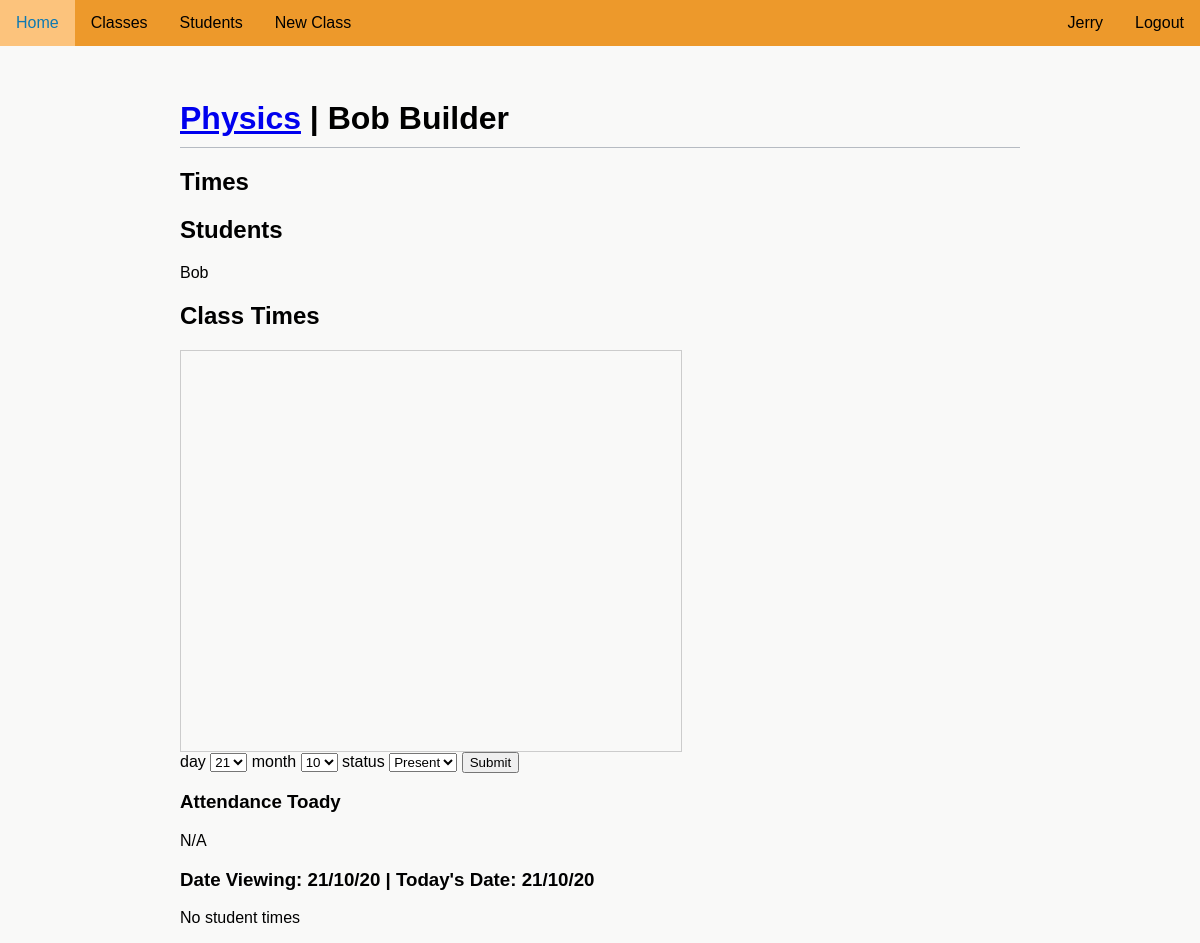
The page /account/16327/classes/PHY-1/295 (signed in) on the database its author committed.
### attendanceproject/models.py (models this page shows)
class User(UserMixin, db.Model):
    __tablename__ = "user"
    id = db.Column(db.Integer, unique=True, nullable=False, primary_key=True)
    fname = db.Column(db.Text(20), nullable=False)
    lname = db.Column(db.Text(20), nullable=False)
    user_code = db.Column(db.Text(8), nullable=False, unique=True)
    email = db.Column(db.Text(50), nullable=False, unique=True)
    password = db.Column(db.Text(90), nullable=False)
    auth = db.Column(db.Text(10), nullable=True)
    tags = db.relationship('Tag', backref='user_tag')
    subjects = db.relationship('UserSubject', back_populates='user')
    attnd_times = db.relationship('AttendanceTime', backref='subject_attnd_times')

class SubjectCode(db.Model):
    __tablename__ = "subject_code"
    id = db.Column(db.Integer, unique=True, nullable=False, primary_key=True)
    name = db.Column(db.Text(50), nullable=False)
    code = db.Column(db.Text(50), unique=True, nullable=False)
    join_code = db.Column(db.Text(10), unique=True, nullable=False)
    users = db.relationship('UserSubject', back_populates='subject')
    times = db.relationship('SubjectTimes', back_populates='subject')
    scanner = db.relationship('Scanner', back_populates='subject')

class UserSubject(db.Model):
    __tablename__ = "user_subject"
    id = db.Column(db.Integer, unique=True, nullable=False, primary_key=True)
    user_id = db.Column(db.Integer, db.ForeignKey('user.id')) # Foreign Key
    user_type = db.Column(db.Text(10), nullable=False) # Teacher or student relationship to class
    subject_id = db.Column(db.Integer, db.ForeignKey('subject_code.id')) # Foreign Key
    user = db.relationship('User', back_populates='subjects')
    subject = db.relationship('SubjectCode', back_populates='users')

### attendanceproject/routes.py (the view, shortened to what this page needs)
@app.route('/account/<user_code>/classes/<class_code>/<int:day>', methods=["GET", "POST"])
@login_required
def class_code(class_code, user_code, day):
    if day > 365:
        flash('Day number out of range')
        abort(404)
    subject = SubjectCode.query.filter_by(code=class_code).first()
    prev_next = {'next_day':url_for('class_code', class_code=class_code, user_code=user_code, day=day+1),
                 'prev_day':url_for('class_code', class_code=class_code, user_code=user_code, day=day-1),
                 'today':url_for('class_code', class_code=class_code, user_code=user_code, day=datetime.date.today().timetuple().tm_yday)}
    if not subject:
        flash('Class could not be found')
        return redirect(url_for('classes', user_code=current_user.user_code))
    user = User.query.filter_by(user_code=user_code).first()
    if user:
        total_days = day_num() - day
        current_date = datetime.date.today() - datetime.timedelta(days=total_days)
        if (current_user.auth in ['teacher', 'admin'] and class_code in
            [x.subject.code for x in current_user.subjects]) and user == current_user:
            check = check_class_date(subject_date=current_date, subject=subject)
            student_times = [] # Variable for the times of the students in the class
            students_in_class = 0 # Variable used to check if there are students in the class
            if 'student' in [user.user_type for user in subject.users]:
                students_in_class = 1
                for user in subject.users:
                    added_time = False
                    if user.user_type == 'student':
                        if user.user.attnd_times:
                            for t in user.user.attnd_times:
                                if t.time.date() == current_date and t.subject == subject.id:
                                    student_times.append((user.user, t.attnd_status))
                                    added_time = True
                                    break
                            if not added_time:
                                student_times.append((user.user, "N/A"))
                        else:
                            student_times.append((user.user, "N/A"))
            if check:
                return render_template("teacherclass.html", day_num=day_num(), subject=subject, user=current_user,
                                        days=CONSTANT_DAYS, students_in_class=students_in_class,
                                        current_date=current_date.strftime('%d/%m/%y'), student_times=student_times,
                                        time=check, week=current_week(current_date),
                                        day=CONSTANT_DAYS[current_date.isoweekday()-1], prev_next=prev_next,
                                        viewing_day=day)
            return render_template("teacherclass.html", day_num=day_num(), subject=subject, user=current_user,
                                    days=CONSTANT_DAYS, students_in_class=students_in_class,
                                    current_date=current_date.strftime('%d/%m/%y'), student_times=None,
                                    week=current_week(current_date), day=CONSTANT_DAYS[current_date.isoweekday()-1],
                                    prev_next=prev_next, viewing_day=day)
        elif current_user.auth in ['teacher', 'admin'] and user.auth == 'student':
            form = AddStudentAttndTime(day=current_date.day, month=current_date.month)
            class_times = get_class_dates(subject)
            user_attendance_times = AttendanceTime.query.filter_by(user=user.id, subject=subject.id).all()
            user_attendance_today = None
            for i in user_attendance_times:
                if i.time.date() == current_date:
                    user_attendance_today = i
            return render_template("teacherstudentclass.html", subject=subject, user=user, days=CONSTANT_DAYS, student_times=user_attendance_times, form=form,
                                    class_times=class_times, current_date=current_date.strftime('%d/%m/%y'), day=day, today_date=datetime.date.today().strftime('%d/%m/%y'),
                                    teacher=current_user, user_attendance_today=user_attendance_today)
        else:
            flash('You do not have access to this page')
            return redirect(url_for('classes', user_code=current_user.user_code))
    return render_template("teacherclass.html", subject=subject)

### attendanceproject/forms.py
class AddStudentAttndTime(FlaskForm):
    day = SelectField("Day", choices=[(x , x) for x in range(1, 32)], coerce=int)
    month = SelectField("Month", choices=[(x, x) for x in range(1, 13)], coerce=int)
    status = SelectField('Attendance Status', choices=[('present', 'Present'), ('late', 'Late'), ('absent', 'Absent')], coerce=str, validators=[InputRequired()])
    submit = SubmitField('Submit')

### attendanceproject/models.py (called while the page is built)
@login_manager.user_loader
def load_user(user_id):
    return User.query.get(int(user_id))

### attendanceproject/routes.py (called while the page is built)
def day_num():
    return datetime.date.today().timetuple().tm_yday

def first_monday():
    for i in range(0, 366):
        start_date = datetime.date(year=datetime.datetime.today().year, month=1, day=1)
        end_date = start_date + datetime.timedelta(days=i)
        if end_date.timetuple().tm_wday == 0:
            return i

def get_class_dates(subject):
    subject_dates = []
    AB = 1
    for i in range(1 + first_monday(), 366):
        date = datetime.timedelta(days=i)
        start_date = datetime.date(2019, 12, 31)
        end_date = start_date + date
        for y in subject.times:
            if end_date.isoweekday()-1 == y.sday and AB == y.sweek:
                subject_dates.append((end_date.strftime('%d/%m/%y'), CONSTANT_DAYS[y.sday], 'Week A' if not y.sweek else 'Week B', y.time.start_time))
        AB = not AB if end_date.isoweekday() == 5 else AB
    return subject_dates

### attendanceproject/templates/teacherstudentclass.html (shortened to what this page needs)
{% extends "layout.html" %}
{% block content %}
    <div class='main-header'>
        <h1>
            <a href="{{ url_for('class_code', class_code=subject.code, user_code=teacher.user_code, day=day) }}">{{ subject.name }}</a> | {{ user.fname }} {{ user.lname }}
        </h1>
    </div>
    <h2>Times</h2>
    <h2>Students</h2>
    {% if subject.users %}
        <ul>
        {% for user in subject.users %}
            {% if user.user_type == 'student' %}
                <li>{{ user.user.fname }}</li>
            {% endif %}
        {% endfor %}
        </ul>
    {% endif %}
    <h2>Class Times</h2>
    <div style="height:400px;width:500px;border:1px solid #ccc;overflow:auto;">
    </div>
    <form method='POST' action=''>
        day {{ form.day }}
        month {{ form.month }}
        status {{ form.status }}
        {{ form.submit }}
    </form>
    <h3>Attendance Toady</h3>
    {% if user_attendance_today %}
        <p>{{ user_attendance_today.time }} {{ user_attendance_today.attnd_status }}</p>
    {% else %}
        <p>N/A</p>
    {% endif %}
    <h3>Date Viewing: {{ current_date }} | Today's Date: {{ today_date }}</h3>
    {% if student_times %}
        <ul>
            {% for time in student_times %}
                <li>{{ time.time }} {{ time.attnd_status }}</li>
            {% endfor %}
        </ul>
    {% else %}
        <p>No student times</p>
    {% endif %}
{% endblock %}

### attendanceproject/templates/navigation.html (shortened to what this page needs)
<div id='nav'>
    <ul>
        <div id="nav-left">
            {% if current_user.is_authenticated %}
                {% if current_user.auth in ['teacher', 'student'] %}
                    <li><a href="{{url_for('home')}}">Home</a></li>
                    <li><a href="{{url_for('classes', user_code=current_user.user_code)}}">Classes</a></li>
                {% endif %}
                {% if current_user.auth == 'teacher' %}
                    <li><a href="{{url_for('students')}}">Students</li></a>
                    <li><a href="{{url_for('create_class')}}">New Class</a></li>
                {% endif %}
            {% endif %}
        </div>
        <div id="nav-right">
            {% if current_user.is_authenticated %}
                <li><a href="{{url_for('logout')}}">Logout</a></li>
                <li><a href="{{url_for('account', user_code=current_user.user_code)}}">{{ current_user.fname }}</a></li>
            {% endif %}
        </div>
    </ul>
</div>

### attendanceproject/static/style.css (style rules this page uses)
:root { --main: #ed992b; --headings: #0E79B2; --errors: #C12E47; }
html { font-family: 'Noto Sans JP', sans-serif; background-color: rgb(249, 249, 248); }
body { margin: 0; margin-left: auto; margin-right: auto; min-width: 800px; }
ul { list-style-type: None; padding-inline-start: 0; }
#nav ul { list-style-type: none; position: fixed; top: 0; width: 100%; margin: 0; padding: 0; background-color: var(--main); min-width: 800px; }
#nav-left li { float: left; }
#nav-right li { float: right; }
#nav li a { display: block; color: black; text-align: center; padding: 14px 16px; text-decoration: none; }
.main-header { width: 100%; border-bottom-width: 1px; border-bottom-style: solid; border-bottom-color: rgb(182, 187, 194); }
.main-header h1 { margin-bottom: 10px; }

### rows shown on the page
User: fname "Jerry"
SubjectCode: name "Physics"
User: fname "Bob", lname "Builder"
UserSubject: user.fname "Bob"

### other values the page prints
{{ current_date }} "21/10/20"
